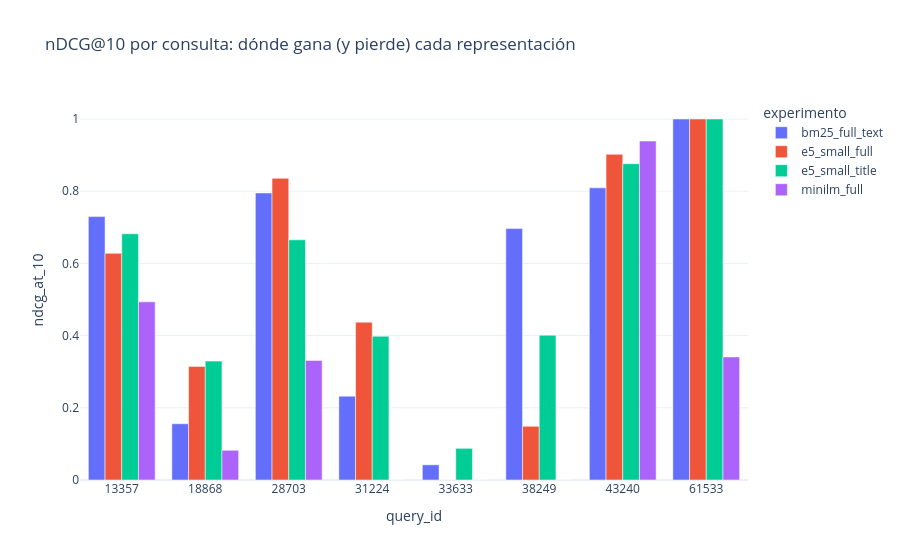

Here is the notebook cell this chart was saved with:
### Markdown cell above
Tres lecturas, en orden de importancia:

1. **La composición manda**: mismo modelo, y `title_brand_color` supera a
   `full_text` en las tres métricas. El texto sucio no es gratis.
2. **El entrenamiento de recuperación manda más que la dimensión**: MiniLM
   (384d, como E5) se hunde sin prefijos `query:`/`passage:` ni objetivo de
   recuperación.
3. **BM25 no desaparece**: gana por poco en nDCG y pierde en recall y MRR.
   La ventaja densa está en el emparejamiento por intención, no en el
   orden fino de lo ya encontrado léxicamente.

### Code cell
per_query_frames = []
for exp in experiments["experiments"]:
    frame = pd.DataFrame(exp["per_query"])
    frame["experimento"] = exp["experiment"]
    per_query_frames.append(frame)
per_query = pd.concat(per_query_frames)
px.bar(
    per_query, x="query_id", y="ndcg_at_10", color="experimento",
    barmode="group", title="nDCG@10 por consulta: dónde gana (y pierde) cada representación",
)

### Figure 1 — Plotly figure (JSON) as saved in the notebook; plotly's stock layout.template omitted (floating-point values rounded to 4 significant figures)
{"data": [{"alignmentgroup": "True", "hovertemplate": "experimento=bm25_full_text<br>query_id=%{x}<br>ndcg_at_10=%{y}<extra></extra>", "legendgroup": "bm25_full_text", "marker": {"color": "#636efa", "pattern": {"shape": ""}}, "name": "bm25_full_text", "offsetgroup": "bm25_full_text", "orientation": "v", "showlegend": true, "textposition": "auto", "type": "bar", "x": ["13357", "18868", "28703", "31224", "33633", "38249", "43240", "61533"], "xaxis": "x", "y": [0.7296, 0.1558, 0.7952, 0.2323, 0.0421, 0.6965, 0.8092, 1.0], "yaxis": "y"}, {"alignmentgroup": "True", "hovertemplate": "experimento=e5_small_full<br>query_id=%{x}<br>ndcg_at_10=%{y}<extra></extra>", "legendgroup": "e5_small_full", "marker": {"color": "#EF553B", "pattern": {"shape": ""}}, "name": "e5_small_full", "offsetgroup": "e5_small_full", "orientation": "v", "showlegend": true, "textposition": "auto", "type": "bar", "x": ["13357", "18868", "28703", "31224", "33633", "38249", "43240", "61533"], "xaxis": "x", "y": [0.6278, 0.3147, 0.8358, 0.4372, 0.0, 0.1488, 0.9022, 1.0], "yaxis": "y"}, {"alignmentgroup": "True", "hovertemplate": "experimento=e5_small_title<br>query_id=%{x}<br>ndcg_at_10=%{y}<extra></extra>", "legendgroup": "e5_small_title", "marker": {"color": "#00cc96", "pattern": {"shape": ""}}, "name": "e5_small_title", "offsetgroup": "e5_small_title", "orientation": "v", "showlegend": true, "textposition": "auto", "type": "bar", "x": ["13357", "18868", "28703", "31224", "33633", "38249", "43240", "61533"], "xaxis": "x", "y": [0.6821, 0.3293, 0.6653, 0.3982, 0.08768, 0.4011, 0.876, 1.0], "yaxis": "y"}, {"alignmentgroup": "True", "hovertemplate": "experimento=minilm_full<br>query_id=%{x}<br>ndcg_at_10=%{y}<extra></extra>", "legendgroup": "minilm_full", "marker": {"color": "#ab63fa", "pattern": {"shape": ""}}, "name": "minilm_full", "offsetgroup": "minilm_full", "orientation": "v", "showlegend": true, "textposition": "auto", "type": "bar", "x": ["13357", "18868", "28703", "31224", "33633", "38249", "43240", "61533"], "xaxis": "x", "y": [0.4934, 0.08232, 0.3312, 0.0, 0.0, 0.0, 0.9389, 0.3409], "yaxis": "y"}], "layout": {"barmode": "group", "legend": {"title": {"text": "experimento"}, "tracegroupgap": 0}, "title": {"text": "nDCG@10 por consulta: dónde gana (y pierde) cada representación"}, "xaxis": {"anchor": "y", "domain": [0.0, 1.0], "title": {"text": "query_id"}}, "yaxis": {"anchor": "x", "domain": [0.0, 1.0], "title": {"text": "ndcg_at_10"}}}}
